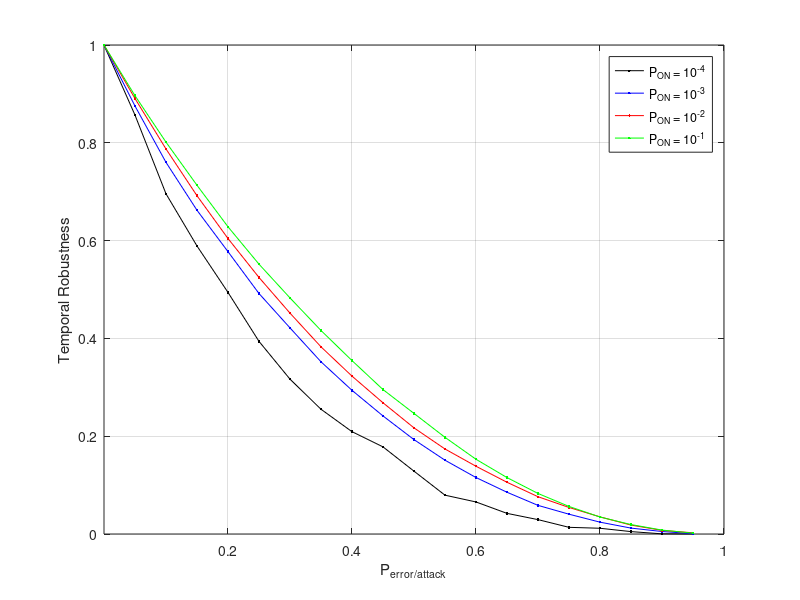

The MATLAB source for this figure:
%  read labels and x-y data
load RWP_10_4_trace_AverageContactUpdates.dat;     %  read data into the my_xy matrix
Prob = RWP_10_4_trace_AverageContactUpdates(:,2);     %  copy first column of my_xy into x
Err1 = RWP_10_4_trace_AverageContactUpdates(:,3);     %  and second column into y

load RWP_10_3_trace_AverageContactUpdates.dat;     %  read data into the my_xy matrix
Err2 = RWP_10_3_trace_AverageContactUpdates(:,3);     %  and second column into y

load RWP_10_2_trace_AverageContactUpdates.dat;     %  read data into the my_xy matrix
Err3 = RWP_10_2_trace_AverageContactUpdates(:,3);     %  and second column into y

load RWP_10_1_trace_AverageContactUpdates.dat;     %  read data into the my_xy matrix
Err4 = RWP_10_1_trace_AverageContactUpdates(:,3);     %  and second column into y

plot(Prob,Err1,'k.-',Prob,Err2,'b.-',Prob,Err3,'r.-',Prob,Err4,'g.-');

xlabel('P_{error/attack}');           % add axis labels and plot title
ylabel('Temporal Robustness');
axis([0.000075 1.000 0.0 1.000],[0.000075 1.000 0.0 1.000]);
%set(gca,'XGrid','on','YGrid','on');
%set(gca,'gridlinestyle','--')
grid on;
legend('P_{ON} = 10^{-4}','P_{ON} = 10^{-3}','P_{ON} = 10^{-2}','P_{ON} = 10^{-1}');

%title('Mean monthly precipitation at Portland International Airport');
%plot(Prob,EffSim,'bx-',Prob,EffTheor,'ro-');     %  plot precip vs. month with circles
